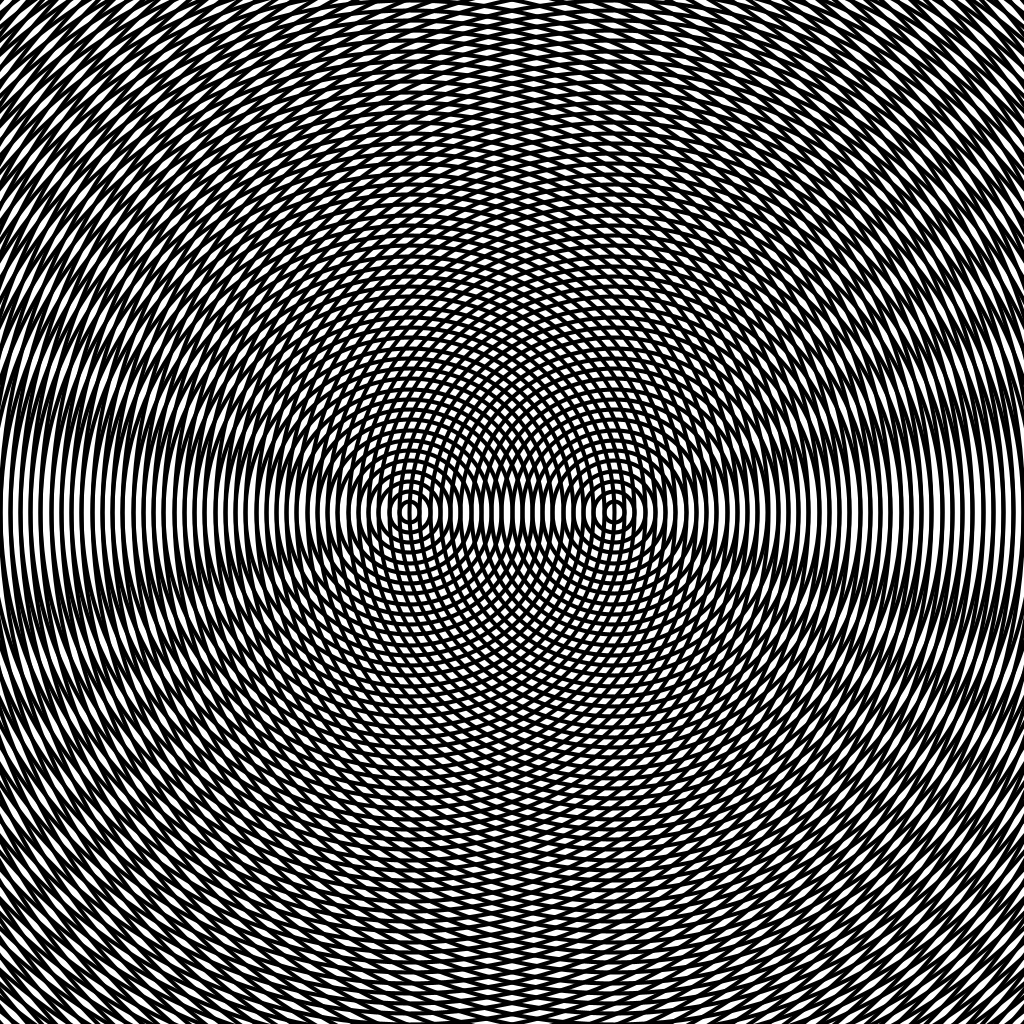
Frame 1 (no input)
Frame 2 (the mouse pressed at the canvas centre, redrawn once): identical to frame 1, image omitted

The Processing sketch that drew this single still picture (run headless with seeded random() and noise(); the mouse was pressed at the canvas centre and the sketch redrawn once):

// Processing sketch: moire
// ── moire.pde

final color PAPER = color(255);
final color INK = color(0);


void setup() {
  size(1024, 1024);
  noLoop();
}


void draw() {

  translate(0.5*width, 0.5*height);

  background(PAPER);

  noFill();
  stroke(INK);
  strokeWeight(0.004*width);

  float cx = 0.1*width;
  float d = 0.02*width;
  
  int count = (int)round(10*d);

  for (int i=0; i<count; i++) {
    ellipse(-cx, 0, i*d, i*d);
    ellipse( cx, 0, i*d, i*d);
  }

  save("moire.png");
}
